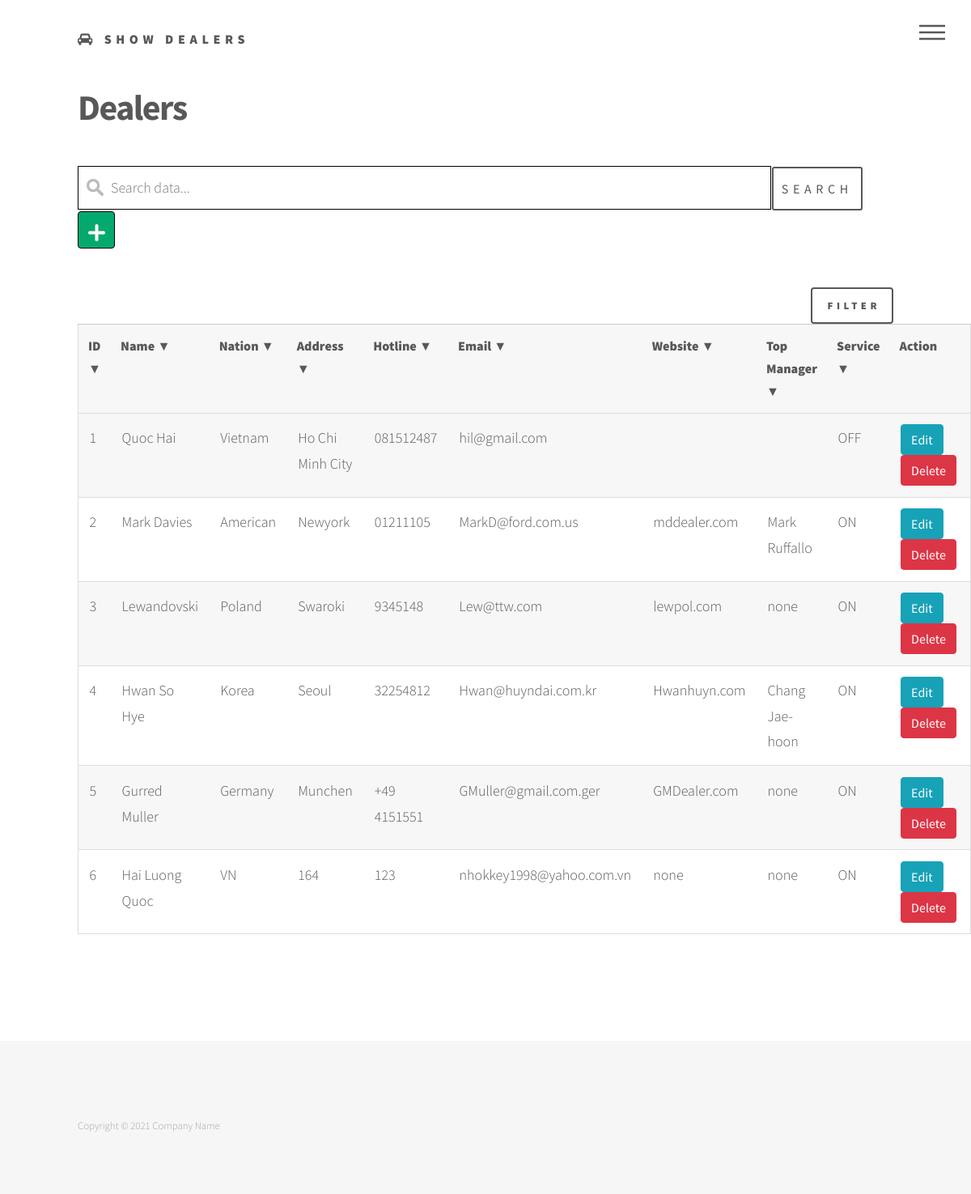
Screenshot of /information/dealer.php with the database file from the repository.
### tables this page shows
CREATE TABLE `dealer` (
  `did` int(11) NOT NULL,
  `name` varchar(50) NOT NULL,
  `nation` varchar(20) DEFAULT NULL,
  `address` varchar(50) DEFAULT NULL,
  `hotline` varchar(11) DEFAULT NULL,
  `email` varchar(50) DEFAULT NULL,
  `website` varchar(50) DEFAULT NULL,
  `topmanager` varchar(50) DEFAULT NULL,
  `service` varchar(50) DEFAULT NULL
);

### information/dealer.php (the view, shortened to what this page needs)
<?php
if (isset($_POST['search'])) {
    $valueToSearch = $_POST['valueToSearch'];
    $sql = "SELECT * FROM `dealer` WHERE CONCAT(`name`, `nation`, `address`, `hotline`, `email`, `website`, `topmanager`, `service`) LIKE '%$valueToSearch%'";
    $result = filterTable($sql);
} else {
    $sql = 'SELECT * FROM `dealer`';
    $result = filterTable($sql);
}
function filterTable($sql)
{
    $conn = mysqli_connect("localhost", "root", "", "cmm");
    $filter_Result = mysqli_query($conn, $sql);
    return $filter_Result;
}
?>
<!DOCTYPE html>
<html>
<head>
    <link rel="stylesheet" href="../assets/bootstrap/css/bootstrap.min.css" />
    <link rel="stylesheet" href="../assets/css/main.css" />
</head>
<body class="is-preload">
    <div id="wrapper">
        <header id="header">
            <div class="inner">
                <a href="dealer.php" class="logo">
                    <span class="fa fa-car"></span> <span class="title">Show Dealers</span>
                </a>
                <nav>
                    <ul>
                        <li><a href="#menu">Menu</a></li>
                    </ul>
                </nav>
            </div>
        </header>
        <div id="main">
            <div class="inner">
                <h1>Dealers</h1>
                <td>
                    <form action="dealer.php" method="post">
                        <div class="input-group mb-3">
                            <input type="text" name="valueToSearch" class="myInput" placeholder="Search data...">
                            <button type="submit" name="search" class="btn">Search</button>
                            <a class="btnAdd" href="../function/add_dealer.php" style="float:right;"></a>
                        </div>
                    </form>
                    <button id="myBtn" style="float:right;">Filter</button>
                    <table id="table" class="myTable" >
                        <head>
                            <tr>
                                <th onclick="sortTable(0)">ID ▼</th>
                                <th onclick="sortTable(1)">Name ▼</th>
                                <th onclick="sortTable(2)">Nation ▼</th>
                                <th onclick="sortTable(3)">Address ▼</th>
                                <th onclick="sortTable(4)">Hotline ▼</th>
                                <th onclick="sortTable(5)">Email ▼</th>
                                <th onclick="sortTable(6)">Website ▼</th>
                                <th onclick="sortTable(7)">Top Manager ▼</th>
                                <th onclick="sortTable(8)">Service ▼</th>
                                <th>Action</th>
                            </tr>
                        </head>
                        <tbody>
                            <?php
                            if ($result->num_rows > 0) {
                                while ($row = $result->fetch_assoc()) {
                            ?>
                                    <tr>
                                        <td><?php echo $row['did']; ?> </td>
                                        <td><?php echo $row['name']; ?> </td>
                                        <td><?php echo $row['nation']; ?> </td>
                                        <td><?php echo $row['address']; ?> </td>
                                        <td><?php echo $row['hotline']; ?> </td>
                                        <td><?php echo $row['email']; ?> </td>
                                        <td><?php echo $row['website']; ?> </td>
                                        <td><?php echo $row['topmanager']; ?> </td>
                                        <td><?php echo $row['service']; ?> </td>
                                        <td><a class="btn btn-info" href="../function/update_dealer.php?did=<?php echo $row['did']; ?>">
                                                Edit</a>
                                            &nbsp;<a class="btn btn-danger" href="../function/delete_dealer.php?did=<?php echo $row['did']; ?>">
                                                Delete</a></td>
                                    </tr>
                            <?php }
                            }
                            ?>
                        </tbody>
                    </table>
            </div>
        </div>
        <footer id="footer">
            <div class="inner">
                <ul class="copyright">
                    <li>Copyright © 2021 Company Name </li>
                </ul>
            </div>
        </footer>
    </div>
</body>
</html>

### rows the page displays
dealer: did "1", name "Quoc Hai", nation "Vietnam", address "Ho Chi Minh City", hotline "081512487", email "hil@gmail.com", service "OFF"
dealer: did "2", name "Mark Davies", nation "American", address "Newyork", hotline "01211105", email "MarkD@ford.com.us", website "mddealer.com", topmanager "Mark Ruffallo", service "ON"
dealer: did "3", name "Lewandovski", nation "Poland", address "Swaroki", hotline "9345148", email "Lew@ttw.com", website "lewpol.com", topmanager "none", service "ON"
dealer: did "4", name "Hwan So Hye", nation "Korea", address "Seoul", hotline "32254812", email "Hwan@huyndai.com.kr", website "Hwanhuyn.com", topmanager "Chang Jae-hoon", service "ON"
dealer: did "5", name "Gurred Muller", nation "Germany", address "Munchen", hotline "+49 4151551", email "GMuller@gmail.com.ger", website "GMDealer.com", topmanager "none", service "ON"
dealer: did "6", name "Hai Luong Quoc", nation "VN", address "164", hotline "123", email "nhokkey1998@yahoo.com.vn", website "none", topmanager "none", service "ON"
